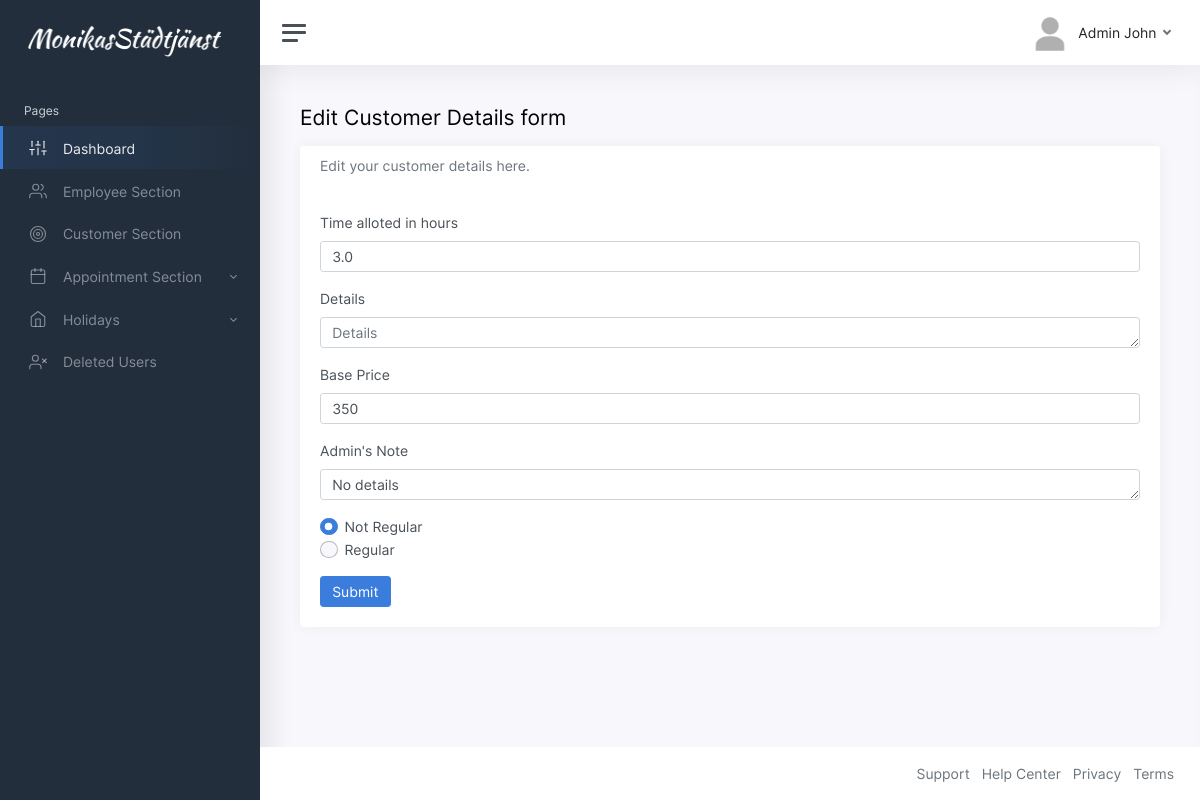
Page /edit-customer-details.php?id=34 (signed in) on the committed database.
### tables this page shows
CREATE TABLE `customer_details` (
  `id` int(255) NOT NULL,
  `user_id` int(255) NOT NULL,
  `details` varchar(1000) DEFAULT NULL,
  `time_alloted` decimal(4,1) NOT NULL,
  `appointment_type` varchar(20) NOT NULL,
  `base_price` int(11) NOT NULL,
  `admin_note` varchar(255) DEFAULT NULL,
  `is_personal` int(1) NOT NULL DEFAULT 1,
  `deleted_at` datetime(6) DEFAULT NULL
);

### edit-customer-details.php (the view, shortened to what this page needs)
<?php
include "connection.php";
?>
<!DOCTYPE html>
<html lang="en">
<head>
	<link href="css/app.css" rel="stylesheet">
</head>
<body>
	<div class="wrapper">
		<nav id="sidebar" class="sidebar">
			<div class="sidebar-content js-simplebar">
		<?php include("sidebar.php"); ?>
			</div>
		</nav>
		<div class="main">
        <?php
                $user_id = $_GET['id'];
                $result = mysqli_query($db,"SELECT details,time_alloted,base_price,admin_note from `customer_details` where user_id='$user_id';");
                $res = $result->fetch_assoc();
            ?>
			<nav class="navbar navbar-expand navbar-light navbar-bg">
				<a class="sidebar-toggle d-flex">
          <i class="hamburger align-self-center"></i>
        </a>
								<?php include("navbar.php"); ?>
			</nav>
			<main class="content">
				<div class="container-fluid p-0">
					<h1 class="h3 mb-3">Edit Customer Details form</h1>
					<div class="row">
						<div class="">
							<div class="card">
								<div class="card-header">
									<h6 class="card-subtitle text-muted">Edit your customer details here.</h6>
								</div>
								<div class="card-body">
									<form enctype="multipart/form-data" method="post" action="">
										<div class="mb-3">
											<label class="form-label">Time alloted in hours</label>
											<input type="number"  step="0.1" name="time"class="form-control" placeholder="number of hours" value="<?php echo $res['time_alloted']; ?>">
										</div>
										<div class="mb-3">
											<label class="form-label">Details</label>
											<textarea class="form-control"name="details" placeholder="Details" rows="1" ><?php echo $res['details']; ?></textarea>
										</div>
										<div class="mb-3">
											<label class="form-label">Base Price</label>
											<input type="number"  name="base-price"class="form-control" placeholder="base price" value="<?php echo $res['base_price']; ?>">
										</div>
										<div class="mb-3">
											<label class="form-label">Admin's Note</label>
											<textarea class="form-control"name="admin_note" placeholder="only visible by admin" rows="1" ><?php echo $res['admin_note']; ?></textarea>
										</div>
										<div class="mb-3">
											<label class="form-check"><input class="form-check-input" type="radio" value="not-regular" onclick="javascript:yesnoCheck();" name="yesno" id="noCheck" checked>
														<span class="form-check-label">
															Not Regular
														</span></label>
											<label class="form-check">
													<input class="form-check-input" type="radio" onclick="javascript:yesnoCheck();" name="yesno" id="yesCheck" value="regular">
														<span class="form-check-label">
															Regular
														</span>
												</label>
										</div>
										<button type="submit" name="submit"class="btn btn-primary">Submit</button>
									</form>
								</div>
							</div>
						</div>
							</div>
						</div>
			</main>
<?php include("footer.php"); ?>
		</div>
	</div>
</body>
</html>

### rows in the picture
customer_details: time "3.0", base-price "350", admin_note "No details"

### other values in the picture
$_SESSION['name'] "Admin John"
